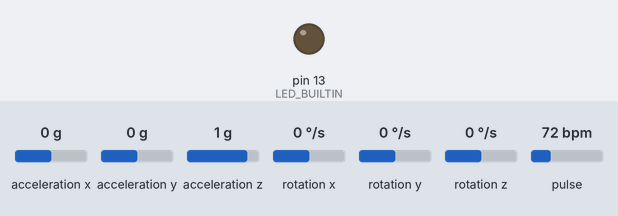
This sketch was run on a simulated Arduino Uno, built for the host (arithmetic inside an expression is 32-bit, double 64-bit). Shown: output pins drawn as LEDs (lit = HIGH). Dashed ring = blinking. The inputs (shaded band) are chosen by the test bench; at power-on: acceleration x 0 g, acceleration y 0 g, acceleration z 1 g, rotation x 0 °/s, rotation y 0 °/s, rotation z 0 °/s, pulse 72 bpm. Storage starts empty; what the sketch prints to the serial monitor is not drawn.

Above: at 1.37 s.
At 4.25 s:
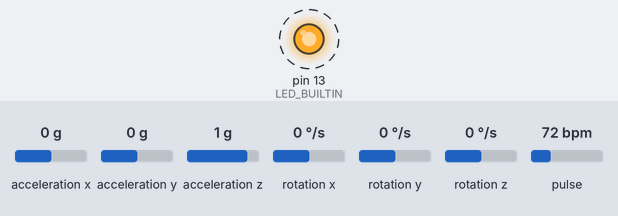
Timing chart, 0 to 4.5 s (numbered marks = the images above):
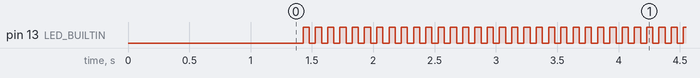

Measured:
- by itself, pin 13 (LED_BUILTIN): alternates HIGH for 0.05 s and LOW for 0.05 s

The sketch:

20250502.ino
```cpp
#include <Wire.h>
#include <SPI.h>
#include <SD.h>
#include "LSM6DS3.h"
#include "MAX30105.h"

#define CS_PIN 2
#define USE_SERIAL true

LSM6DS3 myIMU(I2C_MODE, 0x6A);
MAX30105 particleSensor;

unsigned long recordCount = 0;
const unsigned long interval = 50;
unsigned long previousMillis = 0;
unsigned long startMillis = 0; // 記錄第一筆資料的時間戳
File dataFile;

bool ledState = false;
char filename[20];

// IMU 校正變數
#define CALIBRATION_SAMPLES 1000  // 減少樣本數，加快校正
#define ALPHA 0.90
float accelX_offset = 0, accelY_offset = 0, accelZ_offset = 0;
float gyroBiasX = 0, gyroBiasY = 0, gyroBiasZ = 0;

float accelX, accelY, accelZ, gyroX, gyroY, gyroZ;
long irValue;

void setup() {
    pinMode(LED_BUILTIN, OUTPUT);
    Serial.begin(500000);
    delay(1000);  // 避免 while(!Serial) 延遲

    Serial.println("初始化 LSM6DS3...");
    if (myIMU.begin() != 0) {
        Serial.println("LSM6DS3 初始化失敗!");
        while (1);
    } else {
        Serial.println("LSM6DS3 初始化成功!");


        float sumGx=0, sumGy=0, sumGz=0;
    for (int i=0; i<CALIBRATION_SAMPLES; i++) {
        sumGx += myIMU.readFloatGyroX();
        sumGy += myIMU.readFloatGyroY();
        sumGz += myIMU.readFloatGyroZ();
    }
    gyroBiasX = sumGx / CALIBRATION_SAMPLES;
    gyroBiasY = sumGy / CALIBRATION_SAMPLES;
    gyroBiasZ = sumGz / CALIBRATION_SAMPLES;
    if (USE_SERIAL) {
        Serial.println("IMU 校正完成!");
        Serial.print("Gyro Bias: ");
        Serial.print(gyroBiasX); Serial.print(", ");
        Serial.print(gyroBiasY); Serial.print(", ");
        Serial.println(gyroBiasZ);
    }


    }

    Serial.println("初始化 MAX30102...");
    if (!particleSensor.begin(Wire, I2C_SPEED_FAST)) {
        Serial.println("MAX30102 初始化失敗!");
        return;
    }
    particleSensor.setup();
    particleSensor.setPulseAmplitudeRed(0x0A);
    particleSensor.setPulseAmplitudeIR(0x1F);

    Serial.println("初始化 SD 卡...");
    if (!SD.begin(CS_PIN)) {
        Serial.println("SD 卡初始化失敗!");
    } else {
        for (int i = 1; i < 1000; i++) {
            sprintf(filename, "data%03d.txt", i);
            if (!SD.exists(filename)) {
                dataFile = SD.open(filename, FILE_WRITE);
                break;
            }
        }

        if (!dataFile) {
            Serial.println("無法開啟 SD 卡文件!");
        } else {
            Serial.println("SD 卡初始化成功!");
            if (dataFile.size() == 0) {
                Serial.println("✅ 寫入標題行...");
                dataFile.println("stamp,時間(ms),AX,AY,AZ,GX,GY,GZ,IR");
                dataFile.flush();
            }
        }
    }

    previousMillis = millis();
    Serial.print("Initialization completed : ");
    Serial.println(previousMillis);
}

void loop() {
    unsigned long currentMillis = millis();
    if (currentMillis - previousMillis >= interval) {
        previousMillis = currentMillis;
        recordCount++;
        if (recordCount == 1) {
            startMillis = currentMillis; // 設定起始時間
        }
        unsigned long elapsedTime = currentMillis - startMillis; // 真實經過時間

        ledState = !ledState;
        digitalWrite(LED_BUILTIN, ledState ? LOW : HIGH);

        irValue = particleSensor.getIR();

        float rawAccelX = myIMU.readFloatAccelX();
        float rawAccelY = myIMU.readFloatAccelY();
        float rawAccelZ = myIMU.readFloatAccelZ();
        accelX = rawAccelX - accelX_offset;
        accelY = rawAccelY - accelY_offset;
        accelZ = rawAccelZ + accelZ_offset;

        static float prevGyroX = 0, prevGyroY = 0, prevGyroZ = 0;
        float rawGyroX = myIMU.readFloatGyroX() - gyroBiasX;
        float rawGyroY = myIMU.readFloatGyroY() - gyroBiasY;
        float rawGyroZ = myIMU.readFloatGyroZ() - gyroBiasZ;
        gyroX = ALPHA * prevGyroX + (1 - ALPHA) * rawGyroX;
        gyroY = ALPHA * prevGyroY + (1 - ALPHA) * rawGyroY;
        gyroZ = ALPHA * prevGyroZ + (1 - ALPHA) * rawGyroZ;
        prevGyroX = gyroX; prevGyroY = gyroY; prevGyroZ = gyroZ;

        if (dataFile) {
            dataFile.print(currentMillis); dataFile.print(",");
            dataFile.print(elapsedTime);   dataFile.print(",");
            dataFile.print(accelX, 4);     dataFile.print(",");
            dataFile.print(accelY, 4);     dataFile.print(",");
            dataFile.print(accelZ, 4);     dataFile.print(",");
            dataFile.print(gyroX, 4);      dataFile.print(",");
            dataFile.print(gyroY, 4);      dataFile.print(",");
            dataFile.print(gyroZ, 4);      dataFile.print(",");
            dataFile.println(irValue);
            dataFile.flush();

            if (recordCount % 1000 == 0) {
                if (USE_SERIAL) Serial.println("正在寫入 SD 卡...");
                dataFile.flush();
                dataFile.close();
                dataFile = SD.open(filename, FILE_WRITE);
            }
        }

        if (USE_SERIAL) {
            Serial.print(currentMillis); Serial.print(",");
            Serial.print(elapsedTime);   Serial.print(",");
            Serial.print(accelX, 4);     Serial.print(",");
            Serial.print(accelY, 4);     Serial.print(",");
            Serial.print(accelZ, 4);     Serial.print(",");
            Serial.print(gyroX, 4);      Serial.print(",");
            Serial.print(gyroY, 4);      Serial.print(",");
            Serial.print(gyroZ, 4);      Serial.print(",");
            Serial.println(irValue);
        }
    }
}
```
